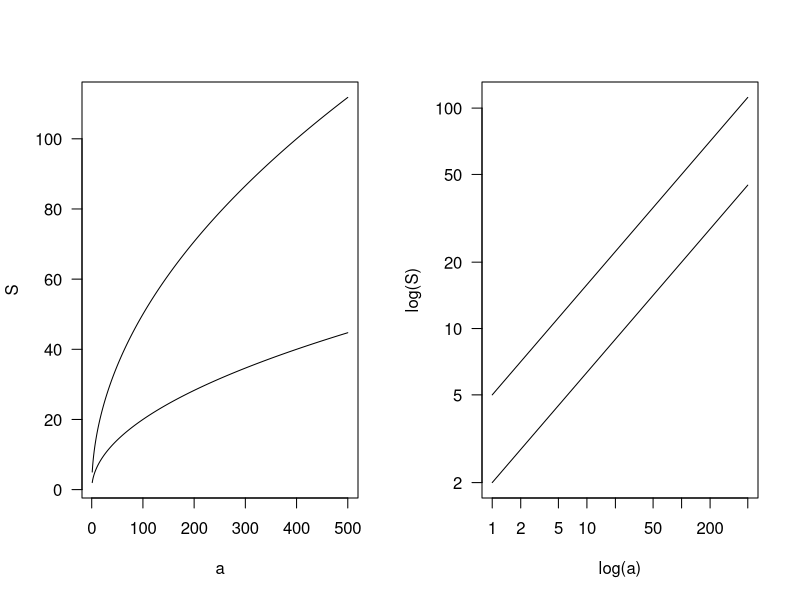

R code for this plot:
# Building the SARs
a = sort(sample(1:500, 1000, replace=T))
z = 0.5

c1 = 2
c2 = 5

s1 = c1*(a^z)
s2 = c2*(a^z)

# Graphic representation
par(mfrow=c(1,2))
plot(x=a, type='n', xlim = c(min(a), max(a)), ylim = c(min(c(s1, s2)), max(c(s1, s2))), las=1, xlab = 'a', ylab = 'S')
lines(x=a, y=s1)
lines(x=a, y=s2)

plot(x=a, type='n', xlim = c(min(a), max(a)), ylim = c(min(c(s1, s2)), max(c(s1, s2))), log = 'xy', las=1, xlab = 'log(a)', ylab = 'log(S)')
lines(x=a, y=s1)
lines(x=a, y=s2)

# Log-ratio effect-size
lref = log(s1) - log(s2)
lref[c(1:100, 901:1000)]
